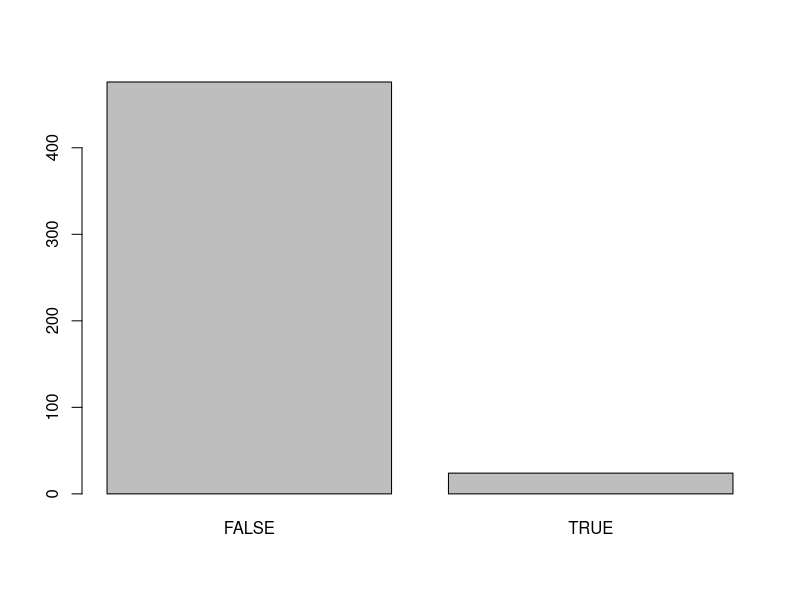

Reproduce this figure in R.
## ---- chunk 1
knitr::opts_chunk$set(comment = NA, 
                      fig.width = 6, 
                      fig.height = 6,
                      fig.align = 'center',
                      echo = TRUE, 
                      eval = TRUE, 
                      warning = FALSE,
                      message = FALSE)

options(digits = 3)
## ---- chunk 2
# Gemacht!
## ---- chunk 3
# Gemacht!
## ---- chunk 4
# Lade benötigte Pakete
library(tidyverse)
library(caret)
## ---- chunk 5
# Lade benötigte Pakete
library(tidyverse)
library(caret)
## ---- chunk 6
graduation_train <- read_csv(file = "1_Data/graduation_train.csv")
## ---- chunk 7
graduation_train
## ---- chunk 8
names(graduation_train)
## ---- chunk 9
# Konvertiere alle character variablen zu factor
graduation_train <- graduation_train %>%
          mutate_if(is.character, factor)
## ---- chunk 10
# Setze Samplingmethode auf "none" um für den Moment alles einfach zu halten.
ctrl_none <- trainControl(method = "none") 
## ---- chunk 11
# abschluss_glm: Regressionsmodell
abschluss_glm <- train(form = Abschlussrate ~ Prozent_PhD,
                       data = graduation_train,
                       method = "glm",
                       trControl = ctrl_none)
## ---- chunk 12
# Zeige Regressionstabelle
summary(abschluss_glm)
## ---- chunk 13
# Für jede Zunahme um eins in Prozent_PhD (der Anteil Angestellter mit einem PhD), steigt die erwartete Abschlussrate um 0.33. 
## ---- chunk 14
# Extrahiere gefittete Werte
glm_fit <- predict(abschluss_glm)
## ---- chunk 15
# Definiere einen Vektor mit den tatsächlichen Werten
criterion <- graduation_train$Abschlussrate
## ---- chunk 16
# Modellperformanz der gerechneten Regression
postResample(pred = glm_fit,   # Vorhergesagte/ gefittete Werte 
             obs = criterion)  # Tatsächliche Werte
## ---- chunk 17
# Im Schnitt sind die Vorhersagen des Modells 12.86 Prozent von den wahren Werten
# entfernt. Von der gesammten Varianz in der Variable Abschlussrate, kann unser Modell
# nur gerade zehn Prozent erklären. Das Modell macht also nur schlechte Vorhersagen.
## ---- chunk 18
# abschluss_glm_three: Regressionsmodell
abschluss_glm_three <- train(form = Abschlussrate ~ Prozent_PhD + Kosten_Unterkunft + Verhaeltnis_Stud.Doz.,
                             data = graduation_train,
                             method = "glm",
                             trControl = ctrl_none)
## ---- chunk 19
summary(abschluss_glm_three)
## ---- chunk 20
# Speichere die Vorhersagen
glm_fit_three <- predict(abschluss_glm_three)
## ---- chunk 21
# Modellperformanz des neuen Modells
postResample(pred = glm_fit_three,   # Vorhergesagte Werte  
             obs = criterion)        # Tatsächliche Werte
## ---- chunk 22
# Der neue MAE ist 11.78. Das ist kleiner und daher besser als der Wert des Modells
# mit nur einem Feature. Diese Verbesserung zeigt sich natürlich auch in Rsquared Wert,
# das neue Modell kann fast 22% der gesammten Varianz erklären, also doppelt so viel
# wie das vorherige Modell
## ---- chunk 23
abschluss_glm_all <- train(form = Abschlussrate ~ .,
                           data = graduation_train,
                           method = "glm",
                           trControl = ctrl_none)
## ---- chunk 24
summary(abschluss_glm_all)
## ---- chunk 25
# Speichere die Vorhersagen
glm_fit_all <- predict(abschluss_glm_all)
## ---- chunk 26
# Modellperformanz des neuen Modells
postResample(pred = glm_fit_all,   
             obs = criterion)   
## ---- chunk 27
# Überprüfe die Klasse der Privatuniversitaet Variable
class(graduation_train$Privatuniversitaet)
## ---- chunk 28
criterion <- graduation_train$Privatuniversitaet
## ---- chunk 29
Privatuniversitaet_glm <- train(form = Privatuniversitaet ~ .,
                     data = graduation_train,
                     method = "glm",
                     trControl = ctrl_none)
## ---- chunk 30
summary(Privatuniversitaet_glm)
## ---- chunk 31
# Basierend auf den z-Werten, scheinen vor allem die Variablen Outstate und
# Enroll wichtige Prädiktoren zu sein. Ausserdem scheinen die Variablen Accept
# F.Undergrad, Room.Board, und S.F.Ration wichtig zu sein.e
## ---- chunk 32
glm_fit_Privatuniversitaet <- predict(Privatuniversitaet_glm)
## ---- chunk 33
# Evaluiere Modellperformanz
confusionMatrix(data = glm_fit_Privatuniversitaet,   # Vorhersagen
                reference = criterion)    # Tatsächliche Werte
## ---- chunk 34
# Die Richtigkeit ist 0.942. Über alle Fälle gesehen, sagt das Modell also in
# 94.2% die richtige Klasse vorher.
## ---- chunk 35
# Die Sensitivität ist 0.893. Von den tatsächlich Privatuniversitaeten,
# erkennt das Modell 89.3% als solche.
## ---- chunk 36
# Der PPV ist 0.911. Von den Colleges, die vom Modell als privat klassifiziert
# wurden, sind 91.1% tatsächlich privat.
## ---- chunk 37
# Die Spezifität ist 0.963. Von den tatsächlich öffentlichen Colleges, werden
# 96.3% als solche erkannt. 
## ---- chunk 38
# Der NPV ist 0.955. Von den Colleges, die vom Modell als öffentlich klassifiziert
# werden, sind 95.5% tatsächlich öffentlich.
## ---- chunk 39
mod <- train(form = Prozent_Spenden ~ .,
             data = graduation_train,
             method = "glm",
             trControl = ctrl_none)

summary(mod)
mod_predictions <- predict(mod)
postResample(pred = mod_predictions,
             obs = graduation_train$Prozent_Spenden)

## ---- chunk 40
# Kreiere neue Variable hot
graduation_train <- graduation_train %>%
  mutate(hot = factor(Bewerbungen >= 10000))
## ---- chunk 41

# Die Variablen, welche den Namen und die Anzahl Bewerbungen beinhalten müssen
# wir entfernen, da wir das Modell sonst nicht problemlos rechnen können. Ausserdem
# sind die F.Undergrad, Enroll, und Accept Zahlen sehr stark mit den Bewerbungen
# korreliert und sollten daher entfernt werden.
mod_hot <- train(form = hot ~ . - Bewerbungen -Eingeschrieben -Angenommen - Vollzeit,
                 data = graduation_train,
                 method = "glm",
                 trControl = ctrl_none)

summary(mod_hot)
mod_predictions <- predict(mod_hot)
plot(mod_predictions)
confusionMatrix(data = mod_predictions,
                reference = graduation_train$hot)

## ---- chunk 42
library(tidyverse)
library(ggthemes)
